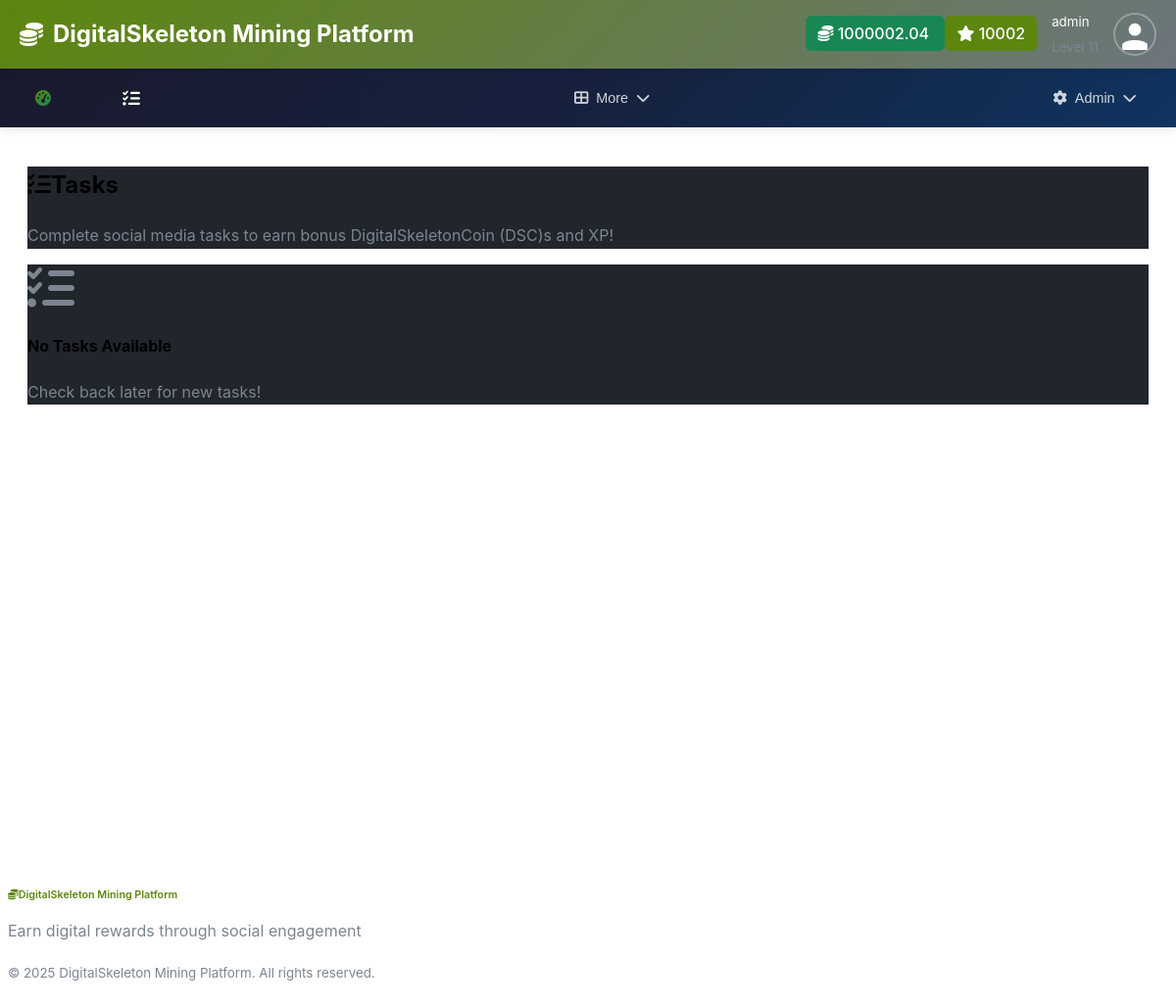
Page /tasks/ (signed in) on the committed database.
### models/settings.py (models this page shows, shortened)
class AppSettings(db.Model):
    id = db.Column(db.Integer, primary_key=True)
    app_name = db.Column(db.String(100), default='DigitalSkeletonCoin (DSC) Mining Platform')
    app_description = db.Column(db.Text, default='A gamified cryptocurrency mining platform')
    app_logo = db.Column(db.String(200))  # URL or path to logo
    primary_color = db.Column(db.String(7), default='#0d6efd')  # Bootstrap primary
    secondary_color = db.Column(db.String(7), default='#6c757d')  # Bootstrap secondary
    success_color = db.Column(db.String(7), default='#198754')  # Bootstrap success
    warning_color = db.Column(db.String(7), default='#ffc107')  # Bootstrap warning
    danger_color = db.Column(db.String(7), default='#dc3545')  # Bootstrap danger
    smtp_server = db.Column(db.String(100))
    smtp_port = db.Column(db.Integer, default=587)
    smtp_username = db.Column(db.String(100))
    smtp_password = db.Column(db.String(200))
    smtp_use_tls = db.Column(db.Boolean, default=True)
    smtp_from_email = db.Column(db.String(100))
    smtp_from_name = db.Column(db.String(100))
    contact_email = db.Column(db.String(100))
    support_email = db.Column(db.String(100))
    twitter_url = db.Column(db.String(200))
    telegram_url = db.Column(db.String(200))
    discord_url = db.Column(db.String(200))
    maintenance_mode = db.Column(db.Boolean, default=False)
    maintenance_message = db.Column(db.Text)
    max_upload_size = db.Column(db.Integer, default=5)  # MB
    session_timeout = db.Column(db.Integer, default=30)  # days
    updated_by = db.Column(db.Integer, db.ForeignKey('user.id'))
    updated_at = db.Column(db.DateTime, default=datetime.utcnow, onupdate=datetime.utcnow)
    @classmethod
    def get_settings(cls):
        settings = cls.query.first()
        if not settings:
            settings = cls()
            db.session.add(settings)
            db.session.commit()
        return settings

### models/user.py (models this page shows, shortened)
class User(UserMixin, db.Model):
    id = db.Column(db.Integer, primary_key=True)
    username = db.Column(db.String(64), unique=True, nullable=False)
    email = db.Column(db.String(120), unique=True, nullable=False)
    password_hash = db.Column(db.String(256))
    first_name = db.Column(db.String(64))
    last_name = db.Column(db.String(64))
    balance = db.Column(db.Float, default=0.0)
    xp = db.Column(db.Integer, default=0)
    level = db.Column(db.Integer, default=1)
    mining_power = db.Column(db.Float, default=1.0)
    is_active = db.Column(db.Boolean, default=True)
    is_admin = db.Column(db.Boolean, default=False)
    email_verified = db.Column(db.Boolean, default=True)  # Auto-verified, no verification needed
    created_at = db.Column(db.DateTime, default=datetime.utcnow)
    last_login = db.Column(db.DateTime)
    last_mining = db.Column(db.DateTime)
    daily_mission_date = db.Column(db.Date)
    daily_missions_completed = db.Column(db.Integer, default=0)
    referral_code = db.Column(db.String(16), unique=True)
    referred_by = db.Column(db.Integer, db.ForeignKey('user.id'))
    wallet_address = db.Column(db.String(200))
    wallet_type = db.Column(db.String(50))  # 'paypal', 'bank', 'crypto'
    profile_image = db.Column(db.String(255))  # path to profile image
    mining_sessions = db.relationship('MiningSession', backref='user', lazy='dynamic')
    task_completions = db.relationship('TaskCompletion', foreign_keys='TaskCompletion.user_id', backref='user', lazy='dynamic')
    task_reviews = db.relationship('TaskCompletion', foreign_keys='TaskCompletion.reviewed_by', backref='task_reviewer', lazy='dynamic')
    withdrawals = db.relationship('Withdrawal', foreign_keys='Withdrawal.user_id', backref='user', lazy='dynamic')
    withdrawal_reviews = db.relationship('Withdrawal', foreign_keys='Withdrawal.reviewed_by', backref='withdrawal_reviewer', lazy='dynamic')
    airdrop_participations = db.relationship('AirdropParticipation', backref='user', lazy='dynamic')
    def get_profile_image_url(self):
        if self.profile_image:
            if self.profile_image.startswith('default-avatar-'):
                return f"/static/images/{self.profile_image}"
            else:
                return f"/static/uploads/profiles/{self.profile_image}"
        return "/static/images/default-avatar.svg"
    @property
    def profile_image_url(self):
        return self.get_profile_image_url()

### core/tasks.py (the view)
@tasks_bp.route('/')
@login_required
def tasks_page():
    completed_task_ids = [tc.task_id for tc in TaskCompletion.query.filter_by(user_id=current_user.id).all()]
    available_tasks = Task.query.filter(
        ~Task.id.in_(completed_task_ids),
        Task.is_active == True
    ).all()
    available_tasks = [task for task in available_tasks if task.is_available]
    user_completions = TaskCompletion.query.filter_by(user_id=current_user.id).order_by(TaskCompletion.submitted_at.desc()).all()
    return render_template('tasks.html',
                         available_tasks=available_tasks,
                         user_completions=user_completions)

### app.py (called while the page is built)
@login_manager.user_loader
def load_user(user_id):
    from models.user import User
    return User.query.get(int(user_id))

@app.before_request
def check_maintenance_mode():
    from flask import current_app
    from models.settings import AppSettings
    if request.endpoint and request.endpoint.startswith('static'):
        return
    if request.endpoint in ['auth.login', 'auth.logout']:
        return
    if request.endpoint and request.endpoint.startswith('admin.') and current_user.is_authenticated and current_user.is_admin:
        return
    try:
        settings = AppSettings.get_settings()
        if settings.maintenance_mode:
            if current_user.is_authenticated and current_user.is_admin:
                return
            return render_template('maintenance.html', message=settings.maintenance_message or "Platform under maintenance."), 503
    except Exception as e:
        current_app.logger.error(f"Error checking maintenance mode: {str(e)}")
        return

@app.context_processor
def inject_app_settings():
    from models.settings import AppSettings
    return dict(app_settings=AppSettings.get_settings())

### templates/tasks.html (shortened to what this page needs)
{% extends "base.html" %}
{% block content %}
<div class="container">
    <div class="row mb-4">
        <div class="col-12">
            <div class="card border-0 shadow">
                <div class="card-body">
                    <h2><i class="fas fa-tasks me-2"></i>Tasks</h2>
                    <p class="text-muted mb-0">Complete social media tasks to earn bonus DigitalSkeletonCoin (DSC)s and XP!</p>
                </div>
            </div>
        </div>
    </div>
    {% if available_tasks %}
    <div class="row mb-4">
        <div class="col-12">
            <div class="card border-0 shadow">
                <div class="card-header bg-transparent">
                    <h5 class="card-title mb-0">
                        <i class="fas fa-star text-warning me-2"></i>Available Tasks
                    </h5>
                </div>
                <div class="card-body">
                    <div class="row g-4">
                        {% for task in available_tasks %}
                        <div class="col-md-6 col-lg-4">
                            <div class="card border h-100">
                                <div class="card-body">
                                    <div class="d-flex align-items-start mb-3">
                                        <div class="me-3">
                                            <i class="fab fa-{{ task.platform }} text-primary" style="font-size: 1.5rem;"></i>
                                        </div>
                                        <div class="flex-grow-1">
                                            <h6 class="card-title mb-1">{{ task.title }}</h6>
                                            <small class="text-muted">{{ task.platform.title() }} • {{ task.task_type.title() }}</small>
                                        </div>
                                    </div>
                                    {% if task.description %}
                                    <p class="card-text small">{{ task.description[:100] }}{% if task.description|length > 100 %}...{% endif %}</p>
                                    {% endif %}
                                    <div class="mb-3">
                                        <span class="badge bg-warning me-2">
                                            <i class="fas fa-coins me-1"></i>{{ task.coin_reward }} coins
                                        </span>
                                        {% if task.xp_reward > 0 %}
                                        <span class="badge bg-info">
                                            <i class="fas fa-star me-1"></i>{{ task.xp_reward }} XP
                                        </span>
                                        {% endif %}
                                    </div>
                                    {% if task.max_completions %}
                                    <div class="mb-3">
                                        <small class="text-muted">
                                            {{ task.current_completions }} / {{ task.max_completions }} completed
                                        </small>
                                        <div class="progress progress-sm">
                                            <div class="progress-bar" role="progressbar"
                                                 style="width: {{ (task.current_completions / task.max_completions * 100) }}%"></div>
                                        </div>
                                    </div>
                                    {% endif %}
                                    <div class="d-grid">
                                        <a href="{{ url_for('tasks.complete_task', task_id=task.id) }}"
                                           class="btn btn-primary">
                                            <i class="fas fa-play me-1"></i>Start Task
                                        </a>
                                    </div>
                                </div>
                            </div>
                        </div>
                        {% endfor %}
                    </div>
                </div>
            </div>
        </div>
    </div>
    {% else %}
    <div class="row mb-4">
        <div class="col-12">
            <div class="card border-0 shadow">
                <div class="card-body text-center py-5">
                    <i class="fas fa-tasks text-muted mb-3" style="font-size: 3rem;"></i>
                    <h4>No Tasks Available</h4>
                    <p class="text-muted">Check back later for new tasks!</p>
                </div>
            </div>
        </div>
    </div>
    {% endif %}
</div>
{% endblock %}

### templates/base.html (shortened to what this page needs)
<!DOCTYPE html>
<html lang="en" data-bs-theme="dark">
<head>
    <link href="https://cdn.replit.com/agent/bootstrap-agent-dark-theme.min.css" rel="stylesheet">
    <link rel="stylesheet" href="https://cdnjs.cloudflare.com/ajax/libs/font-awesome/6.4.0/css/all.min.css">
    <link rel="stylesheet" href="{{ url_for('static', filename='css/style.css') }}">
</head>
<body>
    <header class="app-header">
        <a href="{{ url_for('index') }}" class="brand">
            <i class="fas fa-coins"></i>
            {{ app_settings.app_name }}
        </a>
        {% if current_user.is_authenticated %}
        <div class="user-info">
            <div class="d-flex align-items-center gap-2">
                <span class="badge bg-success">
                    <i class="fas fa-coins"></i> {{ "%.2f"|format(current_user.balance) }}
                </span>
                <span class="badge bg-primary">
                    <i class="fas fa-star"></i> {{ current_user.xp }}
                </span>
            </div>
            <div class="username d-none d-md-block">
                <small>{{ current_user.username }}</small><br>
                <small class="text-muted">Level {{ current_user.level }}</small>
            </div>
            <img src="{{ current_user.profile_image_url }}"
                 alt="Profile" class="user-avatar">
        </div>
        {% endif %}
    </header>
    {% if current_user.is_authenticated %}
    <nav class="top-nav">
        <div class="nav-container">
            <div class="quick-nav">
                <a class="nav-link" href="{{ url_for('dashboard') }}">
                    <i class="fas fa-tachometer-alt"></i>
                </a>
                <a class="nav-link" href="{{ url_for('mining.mining_page') }}">
                </a>
                <a class="nav-link" href="{{ url_for('tasks.tasks_page') }}">
                    <i class="fas fa-tasks"></i>
                </a>
                <a class="nav-link" href="{{ url_for('promotions.promotions_dashboard') }}">
                </a>
            </div>
            <div class="nav-dropdown-menu">
                <button class="nav-dropdown-btn" id="main-menu-btn">
                    <i class="fas fa-th-large"></i>
                    <span>More</span>
                    <i class="fas fa-chevron-down"></i>
                </button>
            </div>
            {% if current_user.is_admin %}
            <div class="nav-dropdown-menu">
                <button class="nav-dropdown-btn" id="admin-menu-btn">
                    <i class="fas fa-cog"></i>
                    <span>Admin</span>
                    <i class="fas fa-chevron-down"></i>
                </button>
            </div>
            {% endif %}
        </div>
    </nav>
    {% endif %}
    <main class="main-content">
        <div class="container-fluid">
            {% block content %}{% endblock %}
        </div>
    </main>
    <footer class="app-footer">
        <div class="container text-center py-3">
            <h6 class="text-primary mb-2">
                <i class="fas fa-coins me-2"></i>{{ app_settings.app_name }}
            </h6>
            <p class="text-muted small mb-2">
                Earn digital rewards through social engagement
            </p>
            <small class="text-muted">
                &copy; 2025 {{ app_settings.app_name }}. All rights reserved.
            </small>
        </div>
    </footer>
</body>
</html>

### static/css/style.css (style rules this page uses)
:root { --rosecoin-primary: #ff6b6b; --rosecoin-secondary: #4ecdc4; --rosecoin-warning: #ffe66d; --rosecoin-success: #51cf66; --rosecoin-info: #74c0fc; --rosecoin-danger: #ff8787; }
body { font-family: 'Inter', -apple-system, BlinkMacSystemFont, 'Segoe UI', Roboto, sans-serif; line-height: 1.6; }
.card { transition: transform 0.2s ease-in-out, box-shadow 0.2s ease-in-out; border: none !important; }
.badge { font-weight: 500; padding: 0.5em 0.75em; border-radius: 6px; }
.nav-link { font-weight: 500; transition: color 0.2s ease-in-out; }
[data-bs-theme="dark"] { --bs-body-bg: #0d1117; --bs-body-color: #e6edf3; }
[data-bs-theme="dark"] .card { background-color: #21262d; border-color: #30363d; }
[data-bs-theme="dark"] .text-muted { color: #7d8590 !important; }

### rows in the picture
AppSettings: app_name "DigitalSkeleton Mining Platform"
User: balance "1000002.04", xp "10002", username "admin", profile_image_url (placeholder picture)
